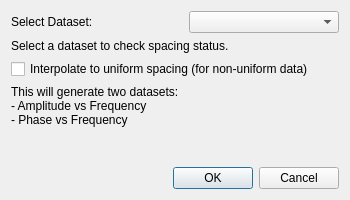
<?xml version="1.0" encoding="UTF-8"?>
<ui version="4.0">
 <class>FFTDialog</class>
 <widget class="QDialog" name="FFTDialog">
  <property name="geometry">
   <rect>
    <x>0</x>
    <y>0</y>
    <width>350</width>
    <height>200</height>
   </rect>
  </property>
  <property name="windowTitle">
   <string>Fourier Transform</string>
  </property>
  <layout class="QVBoxLayout" name="verticalLayout_main">
   <item>
    <layout class="QHBoxLayout" name="horizontalLayout_dataset">
     <item>
      <widget class="QLabel" name="datasetLabel">
       <property name="text">
        <string>Select Dataset:</string>
       </property>
      </widget>
     </item>
     <item>
      <spacer name="horizontalSpacer_1">
       <property name="orientation">
        <enum>Qt::Horizontal</enum>
       </property>
       <property name="sizeHint" stdset="0">
        <size>
         <width>40</width>
         <height>20</height>
        </size>
       </property>
      </spacer>
     </item>
     <item>
      <widget class="QComboBox" name="datasetComboBox">
       <property name="minimumSize">
        <size>
         <width>150</width>
         <height>0</height>
        </size>
       </property>
      </widget>
     </item>
    </layout>
   </item>
   <item>
    <widget class="QLabel" name="statusLabel">
     <property name="text">
      <string>Select a dataset to check spacing status.</string>
     </property>
     <property name="wordWrap">
      <bool>true</bool>
     </property>
    </widget>
   </item>
   <item>
    <widget class="QCheckBox" name="interpolateCheckBox">
     <property name="text">
      <string>Interpolate to uniform spacing (for non-uniform data)</string>
     </property>
     <property name="checked">
      <bool>false</bool>
     </property>
    </widget>
   </item>
   <item>
    <widget class="QLabel" name="infoLabel">
     <property name="text">
      <string>This will generate two datasets:
- Amplitude vs Frequency
- Phase vs Frequency</string>
     </property>
     <property name="wordWrap">
      <bool>true</bool>
     </property>
    </widget>
   </item>
   <item>
    <spacer name="verticalSpacer">
     <property name="orientation">
      <enum>Qt::Vertical</enum>
     </property>
     <property name="sizeHint" stdset="0">
      <size>
       <width>20</width>
       <height>40</height>
      </size>
     </property>
    </spacer>
   </item>
   <item>
    <widget class="QDialogButtonBox" name="buttonBox">
     <property name="orientation">
      <enum>Qt::Horizontal</enum>
     </property>
     <property name="standardButtons">
      <set>QDialogButtonBox::Cancel|QDialogButtonBox::Ok</set>
     </property>
    </widget>
   </item>
  </layout>
 </widget>
 <resources/>
 <connections>
  <connection>
   <sender>buttonBox</sender>
   <signal>rejected()</signal>
   <receiver>FFTDialog</receiver>
   <slot>reject()</slot>
   <hints>
    <hint type="sourcelabel">
     <x>316</x>
     <y>260</y>
    </hint>
    <hint type="destinationlabel">
     <x>286</x>
     <y>274</y>
    </hint>
   </hints>
  </connection>
 </connections>
</ui>
